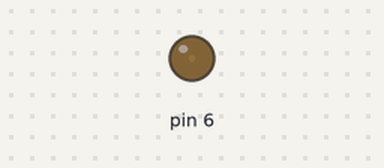
Bench run of a sketch on a simulated Arduino Uno, built with avr-gcc and run on an emulated ATmega328P. Shown: output pins drawn as LEDs (lit = HIGH). What the sketch prints to the serial monitor is not drawn.

Above: at 0.05 s.
At 0.65 s:
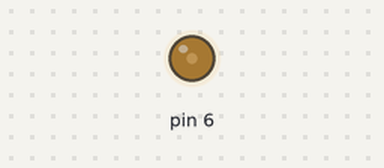
At 1.3 s:
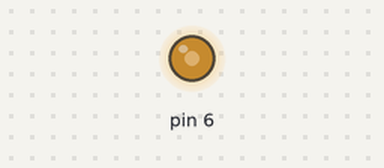
At 2.6 s:
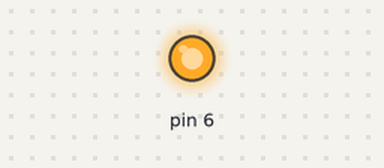
Timing chart, 0 to 6.0 s (numbered marks = the images above):
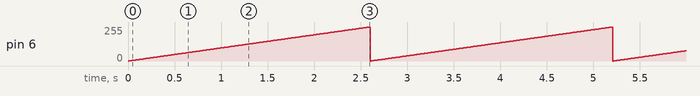

Measured:
- by itself, pin 6: ramps from 0/255 to 255/255 and jumps back, once every 2.6 s

The sketch:

Button_01.ino
```cpp
void setup() {
  Serial.begin(9600);
  pinMode(6, OUTPUT);
}

void loop() {

for(int i = 0; i <= 1024; i ++){
  analogWrite(6, i);
  delay(10);
  Serial.println(i);
}

    }
```
